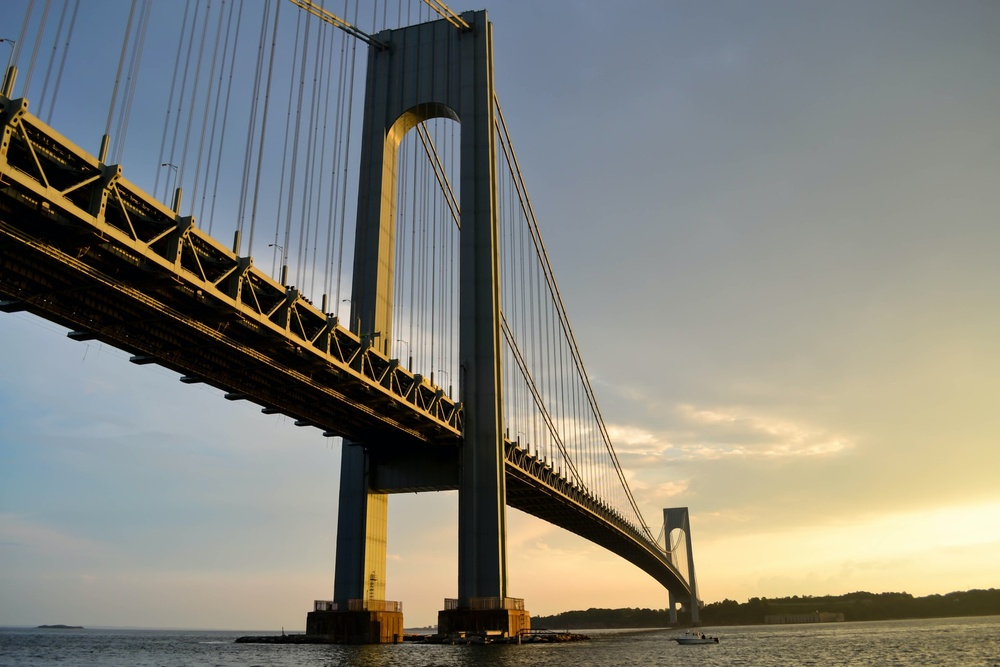
#> input picture Lab 04/bridge.jpg, 1000 x 667 px, shrunk from 1920 x 1280 before the run
$ jupyter execute 'DIP LAB 04.ipynb'
#> lines starting #> are read from the running program, lines starting #| are printed output that depends on the picture; after the words box and inside, x2 and y2 are one past the last pixel; in counts of white or black regions, pixels touching at a corner belong together; long printed decimals are rounded
# Bài tập thực hành môn Phân tích và xử lý ảnh 04
# MSSV: 18110014, Họ tên: Nguyễn Phú Thành

[cell 1]
import os
import cv2
from PIL import Image
from matplotlib import pyplot as plt
import numpy as np
import scipy.fftpack

[cell 2]
def imShows(Images, Labels = None, rows = 1, cols = 1):
    imagesArray = list(Images)
    labelsArray = [f"Image {i + 1}" for i in range(len(imagesArray))] if Labels is None else list(Labels)
    figsize = (20, 20) if ((rows == 1) and (cols == 1)) else (cols * 8, rows * 5)
    fig = plt.figure(figsize = figsize)
    for i in range(1, rows * cols + 1):
        ax = fig.add_subplot(rows, cols, i)
        image = imagesArray[i - 1]
        cmap = plt.cm.gray if (len(image.shape) < 3) else None
        ax.imshow(image, cmap = cmap)
        ax.set(title = labelsArray[i - 1], xticks = [], yticks = [])
    plt.show()
def showThreeImages(IM1, IM2, IM3):
    imShows([IM1, IM2, IM3], rows = 1, cols = 3)
def showTwoImages(IM1, IM2):
    imShows([IM1, IM2], rows = 1, cols = 2)
def showOneImage(IM1):
    imShows([IM1])
def showListImages(listImage, listLabels = None, rows = 1, cols = 1):
    imShows(listImage, Labels = listLabels, rows = rows, cols = cols)

# Bài tập 01

# Chuyển đổi thành ảnh xám

[cell 3]
image_color = plt.imread('bridge.jpg')
#> image_color is the input picture: shape (667, 1000, 3); mean R, G, B 130.6, 130.4, 122.1
image_gray = cv2.cvtColor(image_color, cv2.COLOR_RGB2GRAY)
showTwoImages(image_color, image_gray)
#> in imShows, `imagesArray = list(Images)`: imagesArray = 2 items
#> in imShows, `labelsArray = [f"Image {i + 1}" for i in range(len(imagesArray))] if L..`: labelsArray = ['Image 1', 'Image 2']

# Biến đổi DFT và hiển thị ảnh ở miền tần số

[cell 4]
def convertToDFT(img2D):
    img_float32 = np.float32(img2D)

    dft = cv2.dft(img_float32, flags = cv2.DFT_COMPLEX_OUTPUT)
    dft_shift = np.fft.fftshift(dft)
    magnum_spectrum = 20 * np.log(cv2.magnitude(dft_shift[:,:,0], dft_shift[:,:,1]))

    return magnum_spectrum, dft_shift

[cell 5]
images = []

image_dft_frequency, dft_shift = convertToDFT(image_gray)
images.append(image_dft_frequency)
for channel in range(3):
    image_dft_frequency, _ = convertToDFT(image_color[:,:,channel])
    images.append(image_dft_frequency)
#> this loop made 3 passes
#> pass 1, in convertToDFT (call 2), `img_float32 = np.float32(img2D)`:
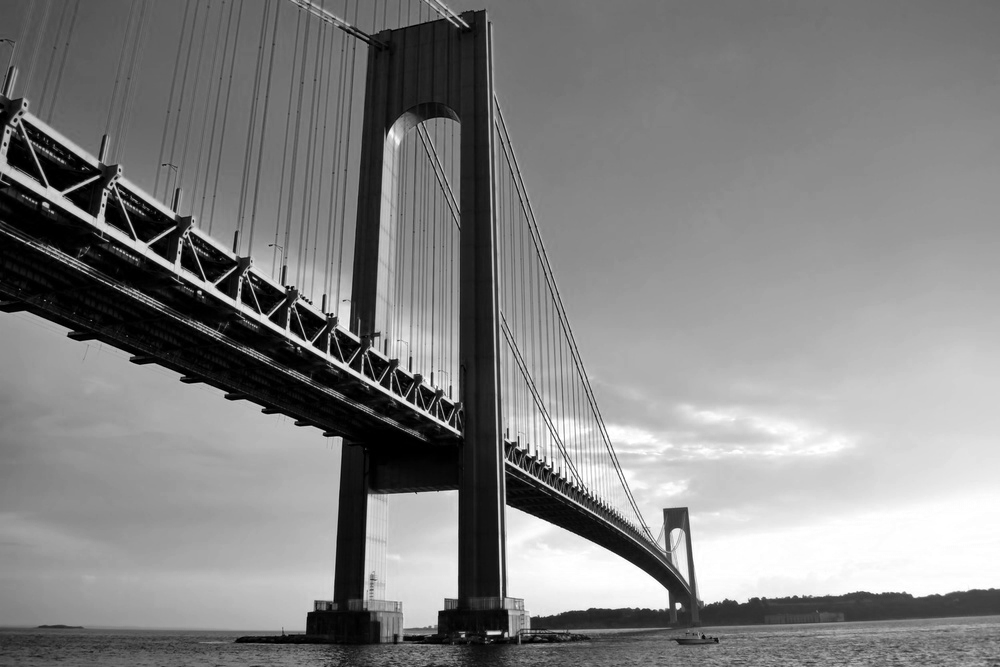
#> img_float32: shape (667, 1000) float32; min 0, max 255, mean 130.6
#> after the loop, images = 4 items
showTwoImages(image_color, image_gray)
showListImages(images, rows = 2, cols = 2)

# Thực hiện tạo ảnh mask để bỏ miền tần số cao và hiển thị ảnh texture

[cell 6]
def inverseDFT(mask, dft_shift):
    fshift =  dft_shift* mask
    f_ishift = np.fft.ifftshift(fshift)
    img_inverse = cv2.idft(f_ishift)
    return cv2.magnitude(img_inverse[:,:,0], img_inverse[:,:,1])

[cell 7]
rows, cols = image_gray.shape
#> rows = 667; cols = 1000
crop_rows, crop_cols = rows//2, cols//2
#> crop_rows = 333; crop_cols = 500

mask = np.zeros((rows, cols, 2), dtype = np.uint8)
crop_size = 50

mask[(crop_rows - crop_size) : (crop_rows + crop_size), (crop_cols - crop_size) : (crop_cols + crop_size)] = 1

image_dft_frequency_crop = image_dft_frequency * mask[:,:,0]

showListImages([mask[:,:,0], image_dft_frequency, image_dft_frequency_crop], rows = 1, cols = 3)
#> in imShows (call 4), `imagesArray = list(Images)`: imagesArray = 3 items
#> in imShows (call 4), `labelsArray = [f"Image {i + 1}" for i in range(len(imagesArray))] if L..`: labelsArray = ['Image 1', 'Image 2', 'Image 3']
#> the loop in imShows (call 4), `for i in range(1, rows * cols + 1):` made 3 passes
#> pass 1, in imShows (call 4), `image = imagesArray[i - 1]`:
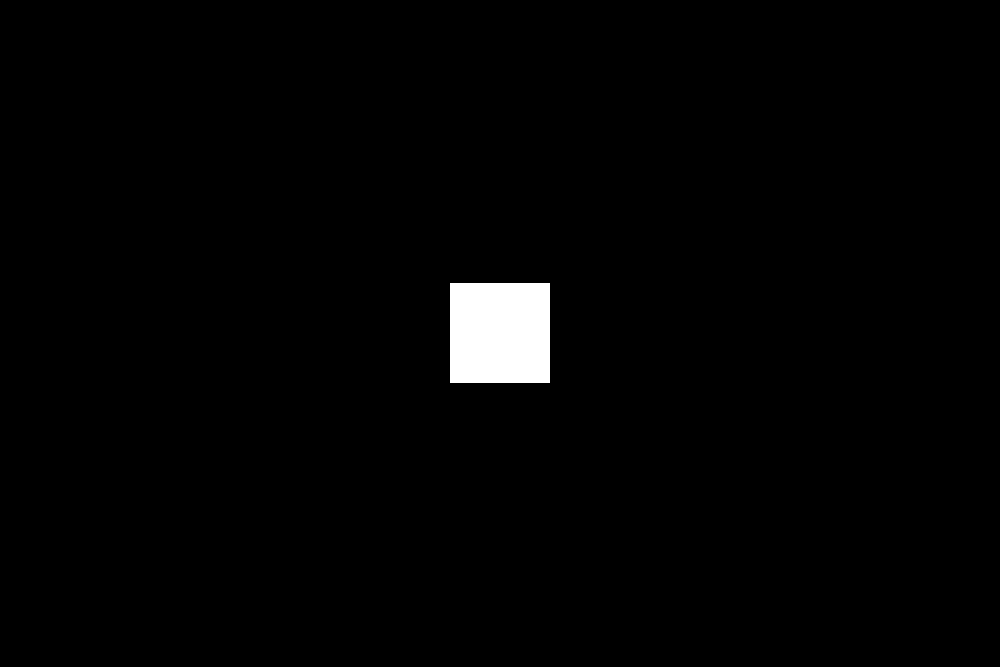
#> image: shape (667, 1000); values 0 (black) and 1 (white), 1.5% white; 1 white region, box (x1, y1, x2, y2) and area: (450, 283, 550, 383) 10000

[cell 8]
image_inverse = inverseDFT(mask, dft_shift)

[cell 9]
showTwoImages(image_gray, image_inverse)

# Thực hiện tạo ảnh mask để bỏ miền tần số thấp và hiển thị ảnh edge

[cell 10]
rows, cols = image_gray.shape
crop_rows, crop_cols = rows//2, cols//2

mask = np.ones((rows, cols, 2), dtype = np.uint8)
crop_size = 50

mask[(crop_rows - crop_size) : (crop_rows + crop_size), (crop_cols - crop_size) : (crop_cols + crop_size)] = 0

image_dft_frequency_crop = image_dft_frequency * mask[:,:,0]
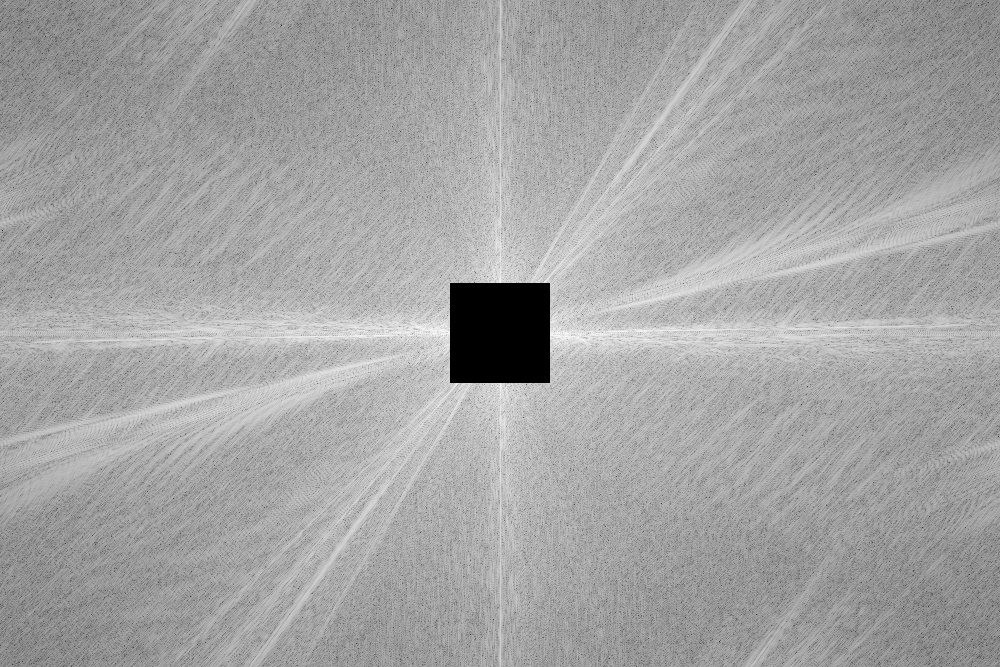
#> image_dft_frequency_crop: shape (667, 1000) float32; min 0, max 251.5, mean 164.4

showListImages([mask[:,:,0], image_dft_frequency, image_dft_frequency_crop], rows = 1, cols = 3)

[cell 11]
image_inverse = inverseDFT(mask, dft_shift)

[cell 12]
showTwoImages(image_gray, image_inverse)

# Bài tập 02

# Kiếm một ảnh trên internet và thực hiện các bước sau:

# * Chuyển đổi thành ảnh xám

[cell 13]
image_color = plt.imread('lamp.jpg')
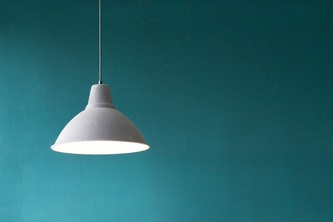
#> input picture Lab 04/lamp.jpg, 333 x 222 px, shrunk from 640 x 427 before the run
#> image_color is the input picture: shape (222, 333, 3); mean R, G, B 38.3, 100.8, 107.9
image_gray = cv2.cvtColor(image_color, cv2.COLOR_RGB2GRAY)
#> image_gray: shape (222, 333)
showTwoImages(image_color, image_gray)

# * Biến đổi DCT và hiển thị ảnh DCT

[cell 14]
def convertToDCT(arr):
    return scipy.fftpack.dct(scipy.fftpack.dct(arr, axis = 0, norm = 'ortho'), axis = 1, norm = 'ortho')

[cell 15]
def InvertDCT(arr):
    return scipy.fftpack.idct(scipy.fftpack.idct(arr, axis = 0, norm = 'ortho'), axis = 1, norm = 'ortho')

[cell 16]
dct_result = np.zeros_like(image_gray)
im_size = image_gray.shape
#> im_size = (222, 333)

for i in np.r_[:im_size[0] : 8]:
    for j in np.r_[:im_size[1] : 8]:
        dct_result[i : (i + 8), j : (j + 8)] = convertToDCT(image_gray[i : (i + 8), j : (j + 8)])

[cell 17]
showTwoImages(image_gray, dct_result)

# * Đặt ngưỡng giữ lại khoảng 5% hệ số DCT và hiển thị ảnh nén kết quả

[cell 18]
def compressDCT(img, threshold = 0.01):
#> called with threshold = 0.0018
    dct_result = np.zeros_like(img, dtype = 'float')
    im_dct = np.zeros_like(img, dtype = 'float')
    im_size = img.shape
#> im_size = (222, 333)

    for i in np.r_[:im_size[0] : 8]:
        for j in np.r_[:im_size[1] : 8]:
            dct_result[i : (i + 8), j : (j + 8)] = convertToDCT(img[i : (i + 8), j : (j + 8)])
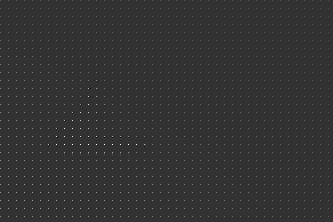
#> dct_result: shape (222, 333) float64; min -496.6, max 2030.4, mean 10.4; drawn with min black and max white

    dct_thresh = dct_result * (abs(dct_result) > (threshold * np.max(dct_result)))

    for i in np.r_[:im_size[0] : 8]:
        for j in np.r_[:im_size[1] : 8]:
            im_dct[i : (i + 8), j : (j + 8)] = InvertDCT(dct_thresh[i : (i + 8), j : (j + 8)])
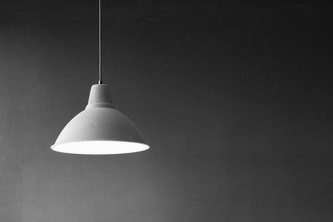
#> im_dct: shape (222, 333) float64; min 21.74, max 256.3, mean 82.9; drawn with min black and max white
    return im_dct, dct_thresh

[cell 19]
thresh = 0.0018
im_dct, dct_thresh = compressDCT(image_gray, thresh)

percentNonZeros = np.sum(dct_thresh != 0)/(image_gray.size * 1.0)
#> percentNonZeros = 0.0613
print(f'Keep only {percentNonZeros * 100}% of DCT coefficents')
#| Keep only 6.133% of DCT coefficents

showListImages([dct_result, dct_thresh],\
               ['Original 8x8 DCT Image', f'8x8 DCT Image with threshold = {thresh}'],
               rows = 1, cols = 2)

showListImages([image_gray, im_dct],\
               ['Original gray image', f'Compress gray image with threshold = {thresh}'],
               rows = 1, cols = 2)

# 3. Kiếm một ảnh màu trên internet và thực hiện nén các ảnh này dùng DFT và DCT bằng cách giữ lại 5% hệ số.
# Sau đó khôi phục lại ảnh màu và lưu xuống thư mục cũng như xuất dung lượng ảnh xem giảm được bao nhiêu dung lượng

[cell 20]
image_color = plt.imread('fisherman.jpg')
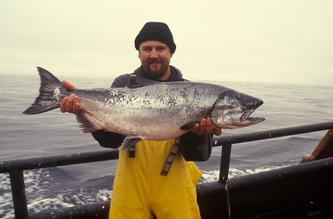
#> input picture Lab 04/fisherman.jpg, 333 x 219 px, shrunk from 640 x 420 before the run
#> image_color is the input picture: shape (219, 333, 3); mean R, G, B 160.8, 150.3, 128.7
image_gray = cv2.cvtColor(image_color, cv2.COLOR_RGB2GRAY)
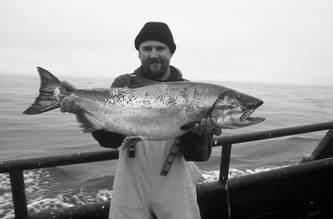
#> image_gray: shape (219, 333); min 0, max 253, mean 151
image_hsv = cv2.cvtColor(image_color, cv2.COLOR_RGB2HSV)
#> image_hsv: shape (219, 333, 3); mean H, S, V 45, 63.4, 161
showThreeImages(image_color, image_gray, image_hsv)

[cell 21]
def compressDFT(img, threshold = 0.01):
    dft_result = np.zeros_like(img, dtype = 'complex')
    im_dft = np.zeros_like(img, dtype = 'complex')
    im_shape = img.shape

    for i in np.r_[:im_shape[0]:8]:
        for j in np.r_[:im_shape[1]:8]:
            dft_result[i : (i + 8), j : (j + 8)] = np.fft.fft2(img[i : (i + 8), j : (j + 8)])

    dft_thresh = dft_result * (abs(dft_result) > threshold * np.max(abs(dft_result)))
    for i in np.r_[:im_shape[0] : 8]:
        for j in np.r_[:im_shape[1]:8]:
            im_dft[i : (i + 8), j : (j + 8)] = np.fft.ifft2(dft_thresh[i : (i + 8), j : (j + 8)])
    return im_dft, dft_thresh

[cell 22]
result = image_hsv.copy()

# Using bisection method to find these thresholds
thresChannel = [0.04400634765625, 0.01139068603515625, 0.01805877685546875]

for channel, name in enumerate(['H','S', 'V']):
    dft_hsv, dft_thresh_hsv = compressDFT(image_hsv[:,:,channel], threshold = thresChannel[channel])
    percentNonZeros = np.sum(dft_thresh_hsv != 0)/(image_hsv[:,:,channel].size * 1.0)
    print(f'Keep only {percentNonZeros * 100}% of DFT coefficents in {name} channel')

    result[:,:,channel] = abs(dft_hsv).astype(np.uint8)
#> this loop made 3 passes
#> percentNonZeros on passes 1 to 3: 0.0647, 0.0723, 0.0704
#| Keep only 6.469% of DFT coefficents in H channel
#| Keep only 7.225% of DFT coefficents in S channel
#| Keep only 7.037% of DFT coefficents in V channel
#> result: shape (219, 333, 3); mean H, S, V 44.8, 62.2, 160

result = cv2.cvtColor(result, cv2.COLOR_HSV2RGB)
showTwoImages(image_color, result)

Image.fromarray(result, 'RGB').save('fisherman_dft.jpg')
original_size = os.path.getsize('fisherman.jpg')
compressed_size = os.path.getsize('fisherman_dft.jpg')

print('Size of original image (in bytes) = ', original_size)
print('Size of compressed image using DFT (in bytes) = ', compressed_size)
print('Differences in size (in bytes) = ', original_size - compressed_size)

[cell 23]
result = image_hsv.copy()

# Using numerical method to find these thresholds
thresChannel = [0.04058837890625, 0.00855255126953125, 0.01476287841796875]

for channel, name in enumerate(['H','S', 'V']):
    dct_hsv, dct_thresh_hsv = compressDCT(image_hsv[:,:,channel], threshold = thresChannel[channel])
    percentNonZeros = np.sum(dct_thresh_hsv != 0)/(image_hsv[:,:,channel].size * 1.0)
    print(f'Keep only {percentNonZeros * 100}% of DCT coefficents in {name} channel')

    result[:,:,channel] = abs(dct_hsv).astype(np.uint8)
#> this loop made 3 passes
#> percentNonZeros on passes 1 to 3: 0.0646, 0.0741, 0.0682
#| Keep only 6.457% of DCT coefficents in H channel
#| Keep only 7.409% of DCT coefficents in S channel
#| Keep only 6.822% of DCT coefficents in V channel
#> pass 1, `dct_hsv, dct_thresh_hsv = compressDCT(image_hsv[:,:,channel], threshol..`:
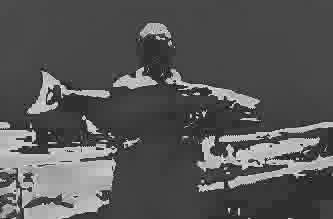
#> dct_hsv: shape (219, 333) float64; min -54.96, max 239.1, mean 44.7; drawn with min black and max white
#> after the loop: result: shape (219, 333, 3); mean H, S, V 44.9, 62.2, 160.1

result = cv2.cvtColor(result, cv2.COLOR_HSV2RGB)
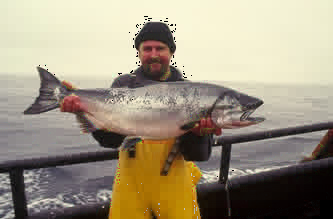
#> result: shape (219, 333, 3); mean R, G, B 159.5, 148.8, 128
showTwoImages(image_color, result)

Image.fromarray(result, 'RGB').save('fisherman_dct.jpg')

original_size = os.path.getsize('fisherman.jpg')
compressed_size = os.path.getsize('fisherman_dct.jpg')

print('Size of original image (in bytes) = ', original_size)
print('Size of compressed image, using DCT (in bytes) = ', compressed_size)
print('Differences in size (in bytes) = ', original_size - compressed_size)
